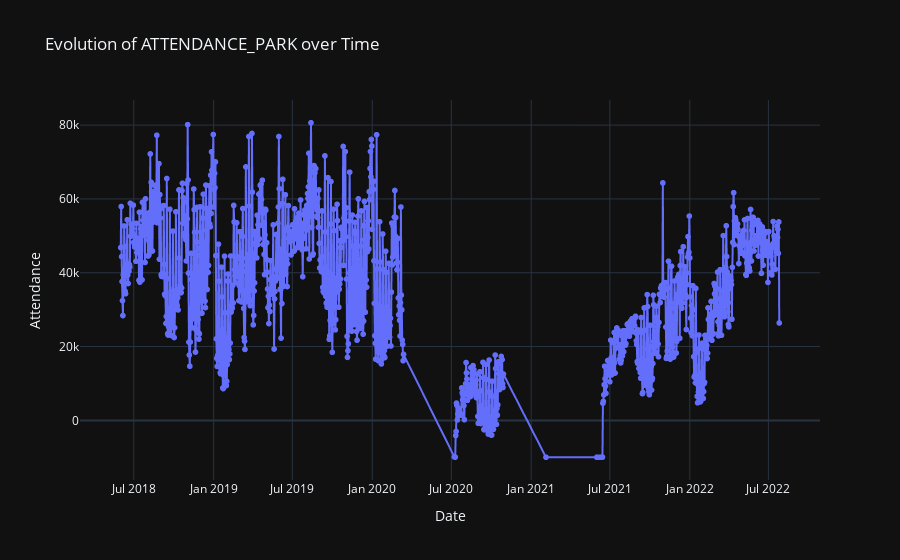

Notebook code for this chart:
### Code cell
df_attendance = pd.read_csv(ATTENDANCE_PATH)
df_attendance = df_attendance[df_attendance['FACILITY_NAME']=='PortAventura World']
df_attendance['USAGE_DATE'] = pd.to_datetime(df_attendance['USAGE_DATE'])

fig = px.line(df_attendance, x='USAGE_DATE', y='attendance', markers=True, line_shape='linear',
              labels={'attendance': 'Attendance'},
              title='Evolution of ATTENDANCE_PARK over Time',
              template='plotly_dark')

fig.update_xaxes(title_text='Date')
fig.update_yaxes(title_text='Attendance')
fig.show()

### Figure 1 — Plotly figure (JSON) as saved in the notebook; plotly's stock layout.template omitted (floating-point values rounded to 4 significant figures; data arrays with more than 128 entries replaced by an {"elided": "..."} marker saying what was removed)
{"data": [{"hovertemplate": "USAGE_DATE=%{x}<br>Attendance=%{y}<extra></extra>", "legendgroup": "", "line": {"color": "#636efa", "dash": "solid", "shape": "linear"}, "marker": {"symbol": "circle"}, "mode": "markers+lines", "name": "", "showlegend": false, "type": "scattergl", "x": {"elided": "1182 str values"}, "xaxis": "x", "y": {"elided": "1182 int values"}, "yaxis": "y"}], "layout": {"legend": {"tracegroupgap": 0}, "title": {"text": "Evolution of ATTENDANCE_PARK over Time"}, "xaxis": {"anchor": "y", "domain": [0, 1], "title": {"text": "Date"}}, "yaxis": {"anchor": "x", "domain": [0, 1], "title": {"text": "Attendance"}}}}
